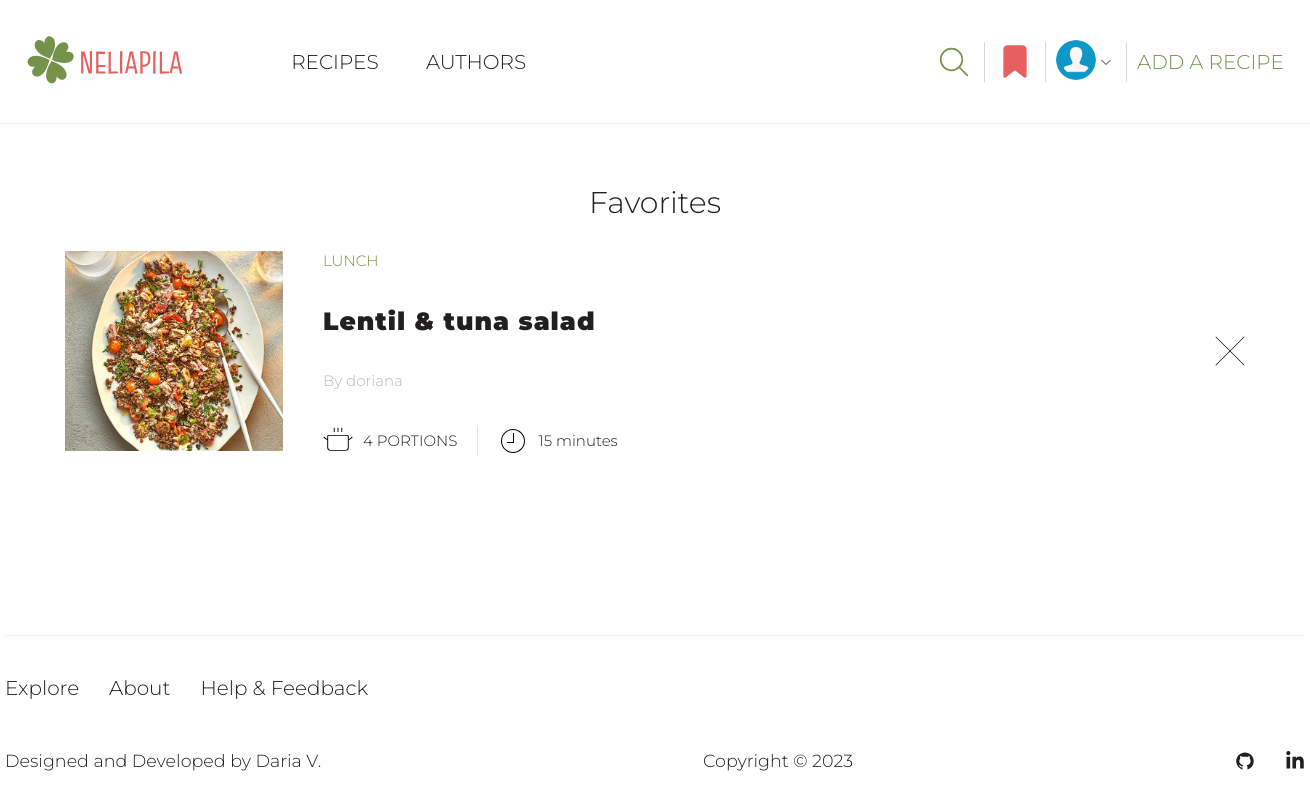
The app's page /profile/favorites (signed in) with its own data.
### user/models.py (models this page shows, shortened)
class Profile(models.Model):
    user = models.OneToOneField(User, on_delete=models.CASCADE)
    name = models.CharField(max_length=50, null=True, blank=True)
    email = models.EmailField(max_length=500, blank=True, null=True, unique=True)
    username = models.CharField(max_length=50, blank=True, null=True)
    bio = models.TextField(blank=True, null=True)
    image = models.ImageField(upload_to='profiles/', blank=True, null=True, default='profiles/default-profile-pic.png')
    created = models.DateTimeField(auto_now_add=True)

### recipes/models.py (models this page shows, shortened)
class Recipe(models.Model):
    CATEGORY_CHOICES = [
        ('Breakfast', 'Breakfast'),
        ('Lunch', 'Lunch'),
        ('Dinner', 'Dinner'),
        ('Snacks', 'Snacks'),
        ('Desserts', 'Desserts'),
        ('Drinks', 'Drinks'),
        ('Miscellaneous', 'Other')
    ]
    STATUS_CHOICES = [
        (True, 'Approved'),
        (False, 'On moderation'),
    ]
    author = models.ForeignKey(User, on_delete=models.CASCADE, null=True, blank=True)
    title = models.CharField(max_length=50)
    portions = models.PositiveIntegerField(default=1, blank=True, null=True)
    cooking_hours = models.PositiveIntegerField(default=0)
    cooking_minutes = models.PositiveIntegerField(default=0)
    image = models.ImageField(upload_to=recipe_image_path)
    category = models.CharField(max_length=20, choices=CATEGORY_CHOICES)
    ingredients = models.TextField()
    steps = models.TextField()
    is_approved = models.BooleanField(default=False, choices=STATUS_CHOICES)
    date_created = models.DateTimeField(auto_now_add=True)

### user/views.py (the view)
# urls.py: path('profile/favorites', views.get_favorites, name='favorites'),
@login_required(login_url='login')
def get_favorites(request):
    profile = Profile.objects.get(user=request.user.id)
    favorite_recipes = profile.favorite_set.all()
    favorite_recipes = [favorite.favorite_recipe for favorite in favorite_recipes]
    context = {'favorites': favorite_recipes}
    return render(request, 'user/favorites.html', context)

### templates/user/favorites.html
{% extends 'base/base.html' %}
{% load static %}
{% block css %}
<link rel="stylesheet" href="{% static 'user/css/profile.css' %}">
<link rel="stylesheet" href="{% static 'user/css/favorites.css' %}">
{% endblock %}
{% block content %}
<section class="favorites-page">
    <div class="favorites container">
        <div class="favorites-parts">
            {% if not favorites %}
            <div class="no-favourites">
                <img src="{% static 'user/images/cookbook.svg' %}" alt="Recipe">
                <span>You don't have any favorite recipes yet</span>
                <p>To find a recipe and add it to favorites, go to the <a href="/">recipes page</a></p>
            </div>
            {% else %}
            <div class="all_favorites">
                <h1>Favorites</h1>
                {% for favorite in favorites %}
                <div class="one-favorite">
                    <div class="recipe-main-info">
                        <div class="recipe-image">
                            <a href="{% url 'specific-recipe' favorite.id %}"><img src="{{ favorite.image.url }}" alt="Recipe Image"></a>
                        </div>
                        <div class="recipe-info">
                            <p class="recipe-category">{{ favorite.category }}</p>
                            <a href="{% url 'specific-recipe' favorite.id %}" class="recipe-title">{{ favorite.title }}</a>
                            <a href="{% url 'profile' favorite.author.id %}" class="recipe-author">
                                By {{ favorite.author }}</a>
                            <div class="recipe-details">
                                <div class="portions-details">
                                    <img src="{% static 'recipes/images/pot-svg.svg' %}" alt="Pot">
                                    <span>{{ favorite.portions }} portion{{ favorite.portions | pluralize:'s' }}</span>
                                </div>
                                <div class="cooking-time-details">
                                    <img src="{% static 'recipes/images/clock-svg.svg' %}" alt="Clock">
                                    {% if favorite.cooking_hours != 0 and favorite.cooking_minutes != 0 %}
                                    <span>{{ favorite.cooking_hours }} hour{{ favorite.cooking_hours | pluralize:'s' }}
                                {{ favorite.cooking_minutes }} minute{{ favorite.cooking_minutes | pluralize:'s' }}</span>
                                    {% elif favorite.cooking_hours != 0 and favorite.cooking_minutes == 0 %}
                                    <span>{{ favorite.cooking_hours }} hour{{ favorite.cooking_hours | pluralize:'s' }}</span>
                                    {% elif favorite.cooking_hours == 0 and favorite.cooking_minutes != 0 %}
                                    <span>{{ favorite.cooking_minutes }} minute{{ favorite.cooking_minutes | pluralize:'s' }}
                                </span>
                                    {% endif %}
                                </div>
                            </div>
                        </div>
                    </div>
                    <div class="delete-from-favorites">
                        <a href="{% url 'delete-from-favorites' favorite.id %}">
                            <img src="{% static 'user/images/delete.svg' %}" alt="Delete">
                        </a>
                    </div>
                </div>
                {% endfor %}
            </div>
            {% endif %}
        </div>
    </div>
</section>
{% endblock %}

### templates/base/base.html (shortened to what this page needs)
<!DOCTYPE html>
{% load static %}
<html lang="en">
<head>
    <link rel="stylesheet" href="{% static 'base/css/base.css' %}">
    {% block css %}{% endblock %}
</head>
<body>
<header class="header-menu">
    <div class="header container">
        <div class="header-top">
            <div class="logo-menu">
                <div class="logo">
                    <a href="{% url 'recipes' %}"><img src="{% static 'base/images/neliapila_logo.svg' %}"
                                                       alt="NELIAPILA"></a>
                </div>
                <div class="menu">
                    <ul class="menu-list">
                        <li><a href="/">Recipes</a></li>
                        <li><a href="#">Authors</a></li>
                    </ul>
                </div>
            </div>
            <div class="right-items-login">
                <button class="search-logo" id="search_logo">
                </button>
                {% if user.is_authenticated %}
                <a class="user-favourites" href="{% url 'favorites' %}">
                    {% else %}
                    <a class="user-favourites" href="{% url 'login' %}">
                        {% endif %}
                    </a>
                <div class="user-profile-next-links">
                    {% if user.is_authenticated %}
                    <a href="{% url 'profile' user.id %}">
                        {% else %}
                        <a href="{% url 'login' %}">
                            {% endif %}
                            {% if user.is_authenticated %}
                            <img class="profile-image" src="{{ user.profile.image.url }}" alt="Profile picture">
                            {% endif %}
                        </a>
                    {% if user.is_authenticated %}
                    <button class="arrow-button" id="arrow-button">
                        <svg id="arrow" width="20px" height="20px" viewBox="0 0 24 24" fill="none"
                             xmlns="http://www.w3.org/2000/svg">
                            <path d="M7 10L12 15L17 10" stroke="#000000" stroke-width="1" stroke-linecap="round"
                                  stroke-linejoin="round"/>
                        </svg>
                    </button>
                    {% endif %}
                </div>
                <a class="add-a-recipe right-links" href="{% url 'add-recipe' %}">ADD A RECIPE</a>
            </div>
        </div>
    </div>
</header>
<main>
    {% block content %}
    {% endblock content%}
</main>
<footer class="footer-nav">
    <div class="page-footer_wrapper container">
        <div class="site-links">
            <div class="links-list">
                <ul class="list-of-links">
                    <li><a href="/">Explore</a></li>
                    <li><a href="#">About</a></li>
                    <li><a href="#">Help & Feedback</a></li>
                </ul>
            </div>
        </div>
        <div class="developer-info">
            <div class="footer-designer-name">
                <h3>Designed and Developed by Daria V.</h3>
            </div>
            <div class="footer-copyright">
                <h3>Copyright © 2023</h3>
            </div>
            <div class="footer-body">
                <ul class="footer-icons">
                    <li class="social-icon">
                        <a href="https://github.com/dariavarlamovaa" target="_blank"
                           rel="noopener noreferrer">
                        </a>
                    </li>
                    <li class="social-icon">
                        <a href="https://www.linkedin.com/in/dariavarlamovaa/"
                           target="_blank" rel="noopener noreferrer">
                        </a>
                    </li>
                </ul>
            </div>
        </div>
    </div>
</footer>
</body>
</html>

### static/base/css/base.css (style rules this page uses)
html { height: 100%; position: relative; }
body { font-family: 'Montserrat', sans-serif; font-weight: 300; font-size: 20px; color: #211f1f; background-color: #FFFFFF; margin: 0; padding: 0; min-height: 100%; display: flex; flex-direction: column; }
a { text-decoration: none; color: #211f1f; }
h1, h2, h3, p { margin: 0; font-weight: 300; }
li, ul { margin: 0; padding: 0; }
svg { vertical-align: middle; }
.container { width: 1240px; margin: 0 auto; position: relative; }
main { flex: 1; }
.header { width: 100%; padding: 0 2%; box-sizing: border-box; font-size: 10px; border-bottom: 1px solid #efefef; }
.header-top { display: flex; align-items: center; justify-content: space-between; padding: 35px 0; box-sizing: border-box; position: relative; }
.logo-menu { display: flex; flex-direction: row; align-items: center; min-width: 500px; justify-content: space-between; }
.logo img { height: 50px; }
.menu-list { display: flex; flex-direction: row; text-transform: uppercase; font-size: 20px; min-width: 235px; justify-content: space-between; }
.menu ul { list-style: none; }
.menu-list li { color: #74924a; }
.right-links { color: #74924a; font-size: 20px; }
.right-items-login { min-width: 350px; display: flex; flex-direction: row; justify-content: space-between; align-items: center; }
.right-items-login button:nth-child(1), .user-favourites { border-right-width: 1px; border-right-style: solid; border-right-color: rgb(217, 217, 217); padding-right: 10px; border-bottom: 0; border-left: 0; border-top: 0; }
.user-profile-next-links { position: relative; display: flex; flex-direction: row; align-items: center; }
.profile-image { width: 40px; height: 40px; border-radius: 100%; }
.add-a-recipe { border-left-width: 1px; border-left-style: solid; border-left-color: rgb(217, 217, 217); padding-left: 10px; display: flex; align-items: center; height: 40px; }
.arrow-button, .search-logo { background-color: transparent; cursor: pointer; height: 40px; border: none; padding: 0; }
.page-footer_wrapper { width: 1300px; box-sizing: border-box; }
.list-of-links { border-top: 1px solid #efefef; list-style: none; display: flex; flex-direction: row; padding: 40px 0 20px; }
.list-of-links li { padding-right: 30px; }
.developer-info { display: flex; flex-wrap: wrap; justify-content: space-between; box-sizing: border-box; padding: 20px 0; font-size: 15px; align-items: center; }
.footer-icons { list-style: none; display: flex; gap: 30px; padding: 0; }
.footer-designer-name, .footer-copyright, .footer-body { height: 40px; display: flex; align-items: center; }
.social-icon a { color: #FFF; }

### static/user/css/profile.css (style rules this page uses)
.recipe-image { margin-right: 40px; display: flex; }
.recipe-image img { width: 218px; height: 200px; }
.recipe-category, .portions-details, .button-favorites { text-transform: uppercase; }
.recipe-info { display: flex; flex-direction: column; justify-content: space-between; }
.recipe-info img { width: 30px; height: 30px; margin-right: 10px; }
.recipe-category { color: #74924a; font-size: 15px; }
.recipe-title { font-weight: 900; letter-spacing: 1px; line-height: 30px; font-size: 25px; word-break: break-word; }
.recipe-author { font-size: 15px; color: #B8B8B8FF; }
.recipe-details { display: flex; flex-direction: row; min-width: 250px; max-width: 350px; }
.portions-details { padding-right: 20px; border-right: 1px solid #E5E5E5FF; }
.cooking-time-details { padding-left: 20px; }
.portions-details, .cooking-time-details { display: flex; flex-direction: row; align-items: center; font-size: 15px; }

### static/user/css/favorites.css (style rules this page uses)
.all_favorites h1 { text-align: center; margin-bottom: 30px; }
.favorites-parts { padding: 60px 30px 0 30px; }
.one-favorite { display: flex; flex-direction: row; margin-bottom: 70px; position: relative; justify-content: space-between; }
.recipe-main-info { display: flex; }
.delete-from-favorites { display: flex; align-items: center; }

### records on screen
Recipe: image (picture), category "LUNCH", title "Lentil & tuna salad", author "doriana", portions "4", portions|pluralize "S", cooking_minutes "15", cooking_minutes|pluralize "s"
